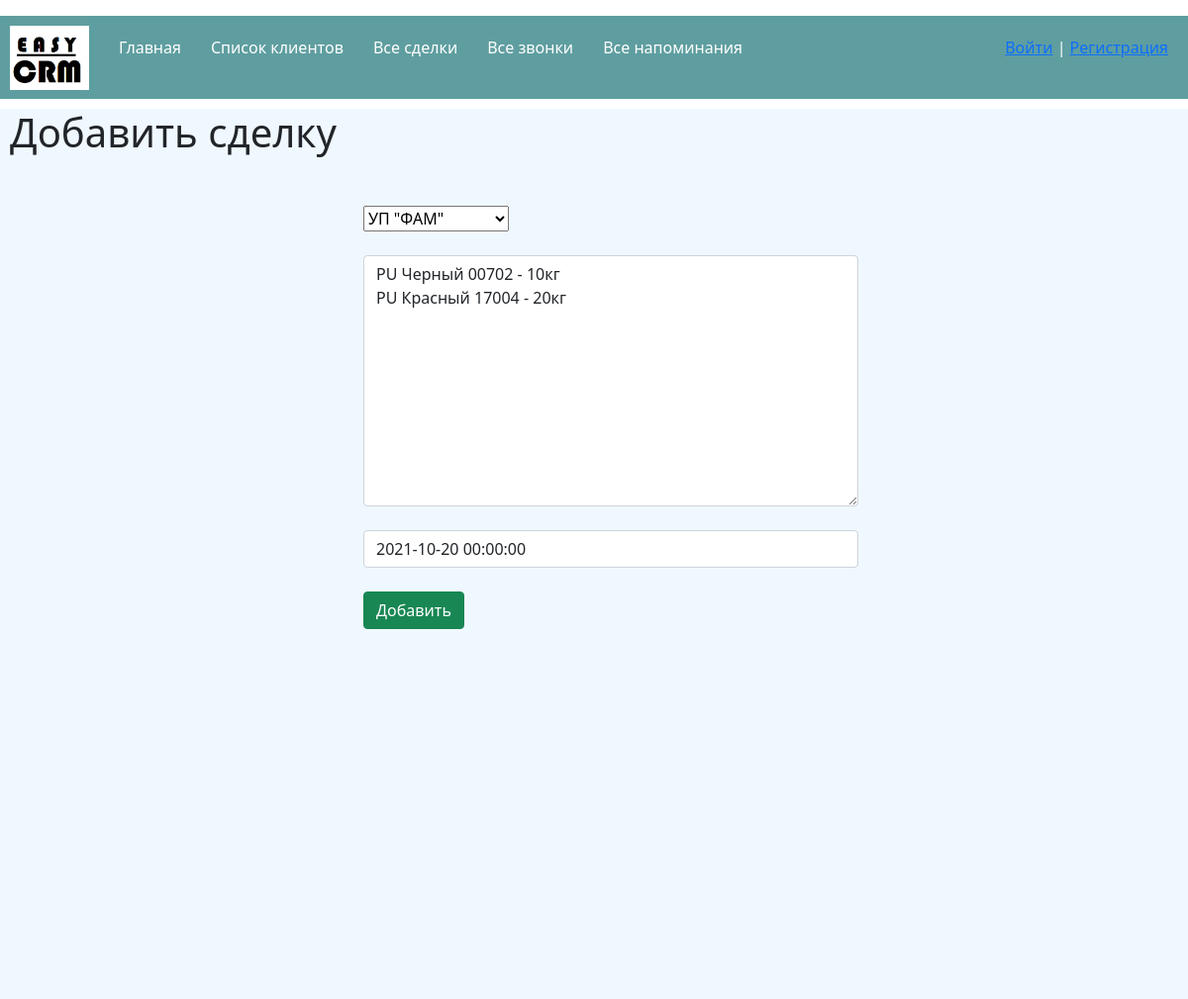
The page /update_deal/4 on the database its author committed.
### crm/models.py (models this page shows, shortened)
class Deal(models.Model):
    client = models.ForeignKey(Client, related_name='deals', on_delete=models.CASCADE)
    commentary = models.TextField('Сделка')
    publish = models.DateField('Дата создания')
    author = models.ForeignKey(User, on_delete=models.CASCADE)

### crm/views.py (the view)
# urls.py: path('update_deal/<int:pk>', views.DealUpdate.as_view(), name='update_deal'),
class DealUpdate(UpdateView):
    model = models.Deal
    template_name = 'crm/create_deal.html'
    form_class = forms.DealForm

### crm/forms.py
class DealForm(forms.ModelForm):
    class Meta:
        model = Deal
        fields = ['client',
                  'commentary',
                  'publish',
                  ]
        widgets = {
            'commentary': forms.Textarea(attrs={
                'class': 'form-control',
                'placeholder': 'Комментарии'
            }),
            'publish': forms.DateTimeInput(attrs={
                'autocomplete': 'off',
                'class': 'form-control datetimepicker-input',
                'data-target': '#datetimepicker1'
            }),
        }

### crm/models.py (called while the page is built)
    def __str__(self):
        return self.client_name

### crm/templates/crm/create_deal.html (shortened to what this page needs)
{% extends 'crm/base_two.html' %}
{% block content  %}
    <h1>Добавить сделку</h1>
    <form method="post">
        {{ form.client }}<br><br>
        {{ form.commentary }}<br>
        {{ form.publish }}
        <br>
        <button class="btn btn-success" type="submit">Добавить</button>
    </form>
{% endblock %}

### crm/static/crm/css/base.css (style rules this page uses)
* { box-sizing: border-box }
form { margin-left: 30%; width: 500px; margin-top: 50px; }

### rows shown on the page
Deal: client "УП \"ФАМ\"", commentary "PU Черный 00702 - 10кг PU Красный 17004 - 20кг", publish "2021-10-20 00:00:00"
